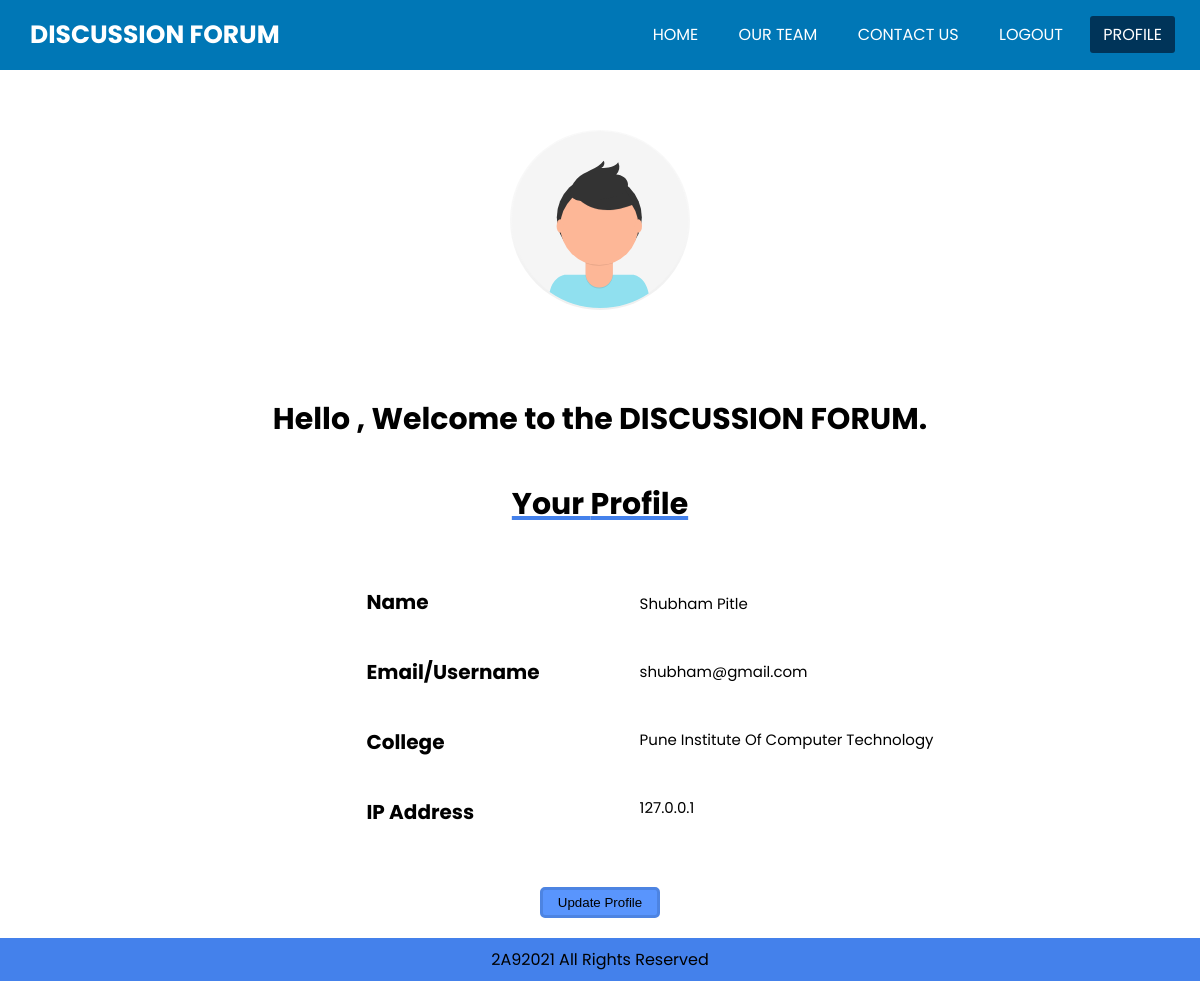
Screenshot of /HTML/profile.php?profileid=10906 (signed in) with the database file from the repository.
### tables this page shows
CREATE TABLE `users` (
  `Status` varchar(5) NOT NULL,
  `Id` varchar(255) NOT NULL,
  `username` varchar(255) NOT NULL,
  `user_id` varchar(255) NOT NULL,
  `user_pass` varchar(255) NOT NULL,
  `last_login` int(11) NOT NULL,
  `timestamp` datetime NOT NULL DEFAULT current_timestamp()
);

### HTML/profile.php (the view, shortened to what this page needs)
<?php
include "subfiles/_dbconnect.php";
  $uid = $_SESSION['id'];
  $profileid = $_GET['profileid'];
  $sql = "SELECT * FROM `users` WHERE `Id` = $profileid";
  $result = mysqli_query($conn,$sql);
  $row = mysqli_fetch_assoc($result);
  $name = $row['username'];
  $email = $row['user_id'];
  if ($row['Status'] == "PICT") {
   $college = "Pune Institute Of Computer Technology";
  } else {
    $college = "Not updated yet";
  }
?>
<!DOCTYPE html>
<html lang="en">
  <head>
    <link rel="stylesheet" href="../CSS/profile.css" />
  </head>
  <body>
    <nav>
      <label class="logo">
        <a href="../HTML/home.html"> DISCUSSION FORUM </a>
      </label>
      <ul>
        <li><a href="../HTML/home.php">Home</a></li>
        <li><a href="team.php">Our Team</a></li>
        <li><a href="contact.php">Contact Us</a></li>
        <li><a href="logout.php" class="confirmation">Logout</a>
                    </li>
        <li><a a class="active" href="../HTML/profile.html">Profile</a></li>
      </ul>
    </nav>
    <div class="profile">
      <div class="image">
        <img src="../Images/avatar.svg" alt="profile photos" />
      </div>
      <div class="msg">
      <?php
          if ($uid == $profileid ) {
          echo '<h4>Hello <span><?php echo $name;?></span>, Welcome to the DISCUSSION FORUM.</h4>';
          }
          ?>
        <h4 class="underline">
        <?php
          if ($uid == $profileid ) {
          echo 'Your';
          }
          ?> Profile</h4>
      </div>
      <div class="info">
        <div class="question">
          <div class="name">
            <h4>Name</h4>
          </div>
          <div class="email">
            <h4>Email/Username</h4>
          </div>
          <div class="clg">
            <h4>College</h4>
          </div>
          <?php
          if ($uid == $profileid ) {
          echo '<div class="ip">
          <h4>IP Address</h4>
        </div>';}
          ?>
        </div>
        <div class="ans">
          <div class="name">
            <p><?php echo $name;?></p>
          </div>
          <div class="email">
            <p><?php echo $email;?></p>
          </div>
          <div class="clg">
            <p><?php echo $college;?></p>
          </div>
          <?php
          @$http_client_ip = $_SERVER['HTTP_CLIENT_IP'];
          @$http_forwarded_for = $_SERVER['HTTP_FORWARDED_FOR'];
          $remote_addr = $_SERVER['REMOTE_ADDR'];
          if (!empty($http_client_ip)) {
            $ipaddress = $http_client_ip;
          }
          elseif (!empty($http_forwarded_for)) {
            $ipaddress = $http_forwarded_for;
          }
          elseif (!empty($remote_addr)) {
            $ipaddress = $remote_addr;
          }
          if ($uid == $profileid ) {
          echo '<div class="ip">
          <p>'.$ipaddress.'</p>
        </div>';
          }
          ?>
        </div>
      </div>
    </div>
    <?php
          if ($uid == $profileid ) {
          echo '
    <button id="myBtn">Update Profile</button>
    <div id="myModal" class="modal">
      <div class="modal-content">
        <span class="close">&times;</span>
        <form action="#" class="update">
          <img src="../Images/avatar.svg" class="avatar" alt="" />
          <h2 class="title">Update Profile</h2>
          <div class="input-field">
            <input type="text" placeholder="Your name" />
          </div>
          <div class="input-field">
            <input
              type="text"
              placeholder="Your college"
            />
          </div>
          <input type="submit" value="Update" class="btn solid" />
        </form>
      </div>
    </div>';
  }
  ?>
    <footer>
      <div class="center">2A92021 All Rights Reserved</div>
    </footer>
  </body>
</html>

### CSS/profile.css (style rules this page uses)
* { padding: 0; margin: 0; text-decoration: none; list-style: none; box-sizing: border-box; }
body { font-family: "Poppins", sans-serif; }
nav { background: #0077b6; height: 70px; width: 100%; top: 0; position: sticky; z-index: 10; }
label.logo { color: white; font-size: 25px; line-height: 70px; padding: 0 30px; font-weight: bold; }
label.logo a { color: white; font-weight: bold; cursor: pointer; }
nav ul { float: right; margin-right: 20px; }
nav ul li { display: inline-block; line-height: 70px; margin: 0 5px; }
nav ul li a { color: white; font-size: 16px; padding: 7px 13px; border-radius: 3px; text-transform: uppercase; }
a.active, a:hover { background: #003459; transition: 0.5s; }
.profile { display: flex; flex-direction: column; align-items: center; justify-content: center; }
.info { display: flex; flex-direction: row; margin-left: 100px; }
.msg h4 { text-align: center; justify-content: center; font-size: 30px; }
.underline { text-decoration: underline 4px #4481eb; }
h4 { font-size: 20px; margin-top: 20px; margin-bottom: 40px; }
p { font-size: 15px; margin-top: 25px; margin-bottom: 45px; margin-left: 100px; }
img { margin-top: 60px; margin-bottom: 60px; width: 180px; }
#myBtn { display: flex; justify-content: center; margin: 20px auto; background-color: #5995fd; cursor: pointer; outline: none; padding: 5px; width: 120px; border-radius: 5px; transition: 0.1s; border: solid 3px #4d84e2; }
footer { background-color: #4481eb; padding: 9px; text-align: center; }

### rows the page displays
users: username "Shubham Pitle", user "shubham@gmail.com", Status "Pune Institute Of Computer Technology"

### other values shown
$ipaddress "127.0.0.1"
